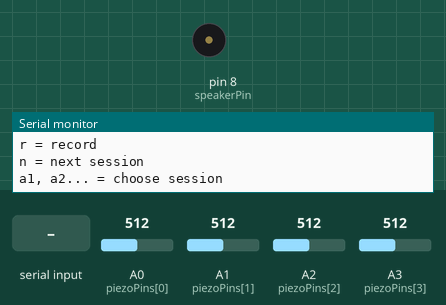
The sketch below on a simulated Arduino Uno, built with avr-gcc and run on an emulated ATmega328P. On the bench: buzzer (waves = sounding), the last lines printed to the serial monitor. The test bench sets the inputs (shaded band); at power-on: A0 (piezoPins[0]) = 512, A1 (piezoPins[1]) = 512, A2 (piezoPins[2]) = 512, A3 (piezoPins[3]) = 512. Random numbers use the default seed unless the sketch sets one.

Above: at 2.2 s.
2.3 s: "r\n" received over Serial
3.8 s: A0 (piezoPins[0]) set to 716
5.3 s: "n\n" received over Serial
6.8 s: "a90\n" received over Serial
8.3 s: A1 (piezoPins[1]) set to 716
9.8 s: A2 (piezoPins[2]) set to 716
At 12.8 s:
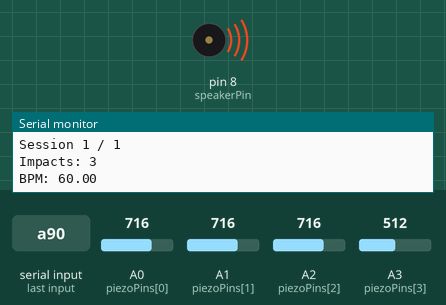
Timing chart, 0 to 13.8 s (numbered marks = the images above; inputs shaded):
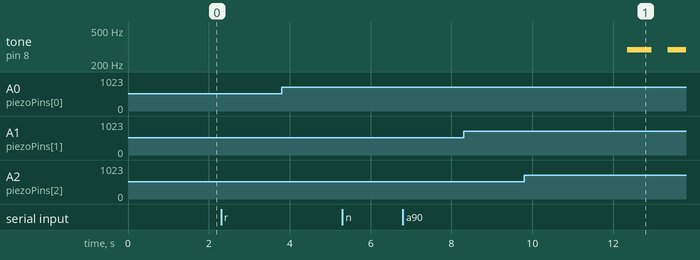

The sketch:

fiberpunk_test_ARCHIVE.ino
```cpp
// -------- INCLUDE NOTES --------
#include "pitches.h"

// -------- PIN SETUP --------
const int piezoPins[] = {A0, A1, A2, A3};
const int numPiezos = 4;

const int speakerPin = 8;

// -------- SENSITIVITY SETTINGS --------
const int deltaThreshold = 3;     // VERY sensitive
const unsigned long debounceTime = 8; // short but stable

// -------- RECORDING SETUP --------
const unsigned long recordDuration = 10000;
unsigned long startTime;

int impactCount = 0;
bool isRecording = false;

// Per-piezo tracking
int lastSensorValue[4] = {0,0,0,0};
int smoothedValue[4]   = {0,0,0,0};
unsigned long lastImpactTime[4] = {0,0,0,0};

// -------- PLAYBACK SETUP --------
unsigned long noteInterval = 500;
unsigned long lastNoteTime = 0;

// -------- ARCHIVE SETUP --------
const int maxSessions = 5;

int sessionImpact[maxSessions];
float sessionBPM[maxSessions];
int sessionScale[maxSessions];

int totalSessions = 0;
int currentSessionIndex = -1;

// -------- SCALES --------
int scalePentatonic[] = { NOTE_C4, NOTE_D4, NOTE_E4, NOTE_G4, NOTE_A4 };
int scaleMinor[] = { NOTE_C4, NOTE_D4, NOTE_DS4, NOTE_F4,
                     NOTE_G4, NOTE_GS4, NOTE_AS4 };
int scaleWholeTone[] = { NOTE_C4, NOTE_D4, NOTE_E4,
                         NOTE_FS4, NOTE_GS4, NOTE_AS4 };

int* currentScale;
int scaleSize = 0;
int lastNoteIndex = 0;

// -----------------------------------

void setup() {

  Serial.begin(9600);
  delay(1000);

  randomSeed(analogRead(A5));

  Serial.println("Rain Archive Ready.");
  Serial.println("Ultra-sensitive mode (stable).");
  Serial.println("r = record");
  Serial.println("n = next session");
  Serial.println("a1, a2... = choose session");

  // Initialize baseline values
  for (int i = 0; i < numPiezos; i++) {
    int initial = analogRead(piezoPins[i]);
    lastSensorValue[i] = initial;
    smoothedValue[i] = initial;
  }
}

// -----------------------------------

void loop() {

  handleSerialInput();

  if (isRecording) {
    recordRain();
  }
  else if (currentSessionIndex >= 0) {
    playGeneratedMusic();
  }
}

// -----------------------------------
// SERIAL INPUT
// -----------------------------------

void handleSerialInput() {

  if (Serial.available() > 0) {

    String input = Serial.readStringUntil('\n');
    input.trim();

    if (input == "r" && !isRecording) {
      startRecording();
    }

    else if (input == "n") {
      loadNextSession();
    }

    else if (input.startsWith("a")) {

      if (input.length() > 1) {

        int requested = input.substring(1).toInt();

        if (requested > 0 && requested <= totalSessions) {
          loadSession(requested - 1);
        }
        else {
          Serial.println("Invalid session number.");
        }
      }
    }
  }
}

// -----------------------------------
// START RECORDING
// -----------------------------------

void startRecording() {

  Serial.println("\n--- Recording New Session ---");

  noTone(speakerPin);
  isRecording = true;
  impactCount = 0;
  startTime = millis();

  for (int i = 0; i < numPiezos; i++) {
    int val = analogRead(piezoPins[i]);
    lastSensorValue[i] = val;
    smoothedValue[i] = val;
    lastImpactTime[i] = 0;
  }
}

// -----------------------------------
// ULTRA-SENSITIVE BUT STABLE DETECTION
// -----------------------------------

void recordRain() {

  unsigned long currentTime = millis();

  if (currentTime - startTime >= recordDuration) {
    finishRecording();
    return;
  }

  for (int i = 0; i < numPiezos; i++) {

    int raw = analogRead(piezoPins[i]);

    // Light smoothing to reduce jitter
    smoothedValue[i] = (smoothedValue[i] * 3 + raw) / 4;

    int delta = raw - smoothedValue[i];

    // Detect sharp positive spike
    if (delta > deltaThreshold &&
        currentTime - lastImpactTime[i] > debounceTime) {

      impactCount++;
      lastImpactTime[i] = currentTime;

      Serial.print("Impact P");
      Serial.print(i);
      Serial.print(" | Strength: ");
      Serial.print(delta);
      Serial.print(" | Total: ");
      Serial.println(impactCount);
    }

    lastSensorValue[i] = raw;
  }
}

// -----------------------------------
// FINISH RECORDING
// -----------------------------------

void finishRecording() {

  isRecording = false;

  float durationSeconds = recordDuration / 1000.0;
  float rawBPM = (impactCount / durationSeconds) * 60.0;
  float scaledBPM = constrain(rawBPM * 0.5, 60, 280);

  if (totalSessions < maxSessions) {

    sessionImpact[totalSessions] = impactCount;
    sessionBPM[totalSessions] = scaledBPM;

    if (scaledBPM < 40) sessionScale[totalSessions] = 0;
    else if (scaledBPM < 100) sessionScale[totalSessions] = 1;
    else sessionScale[totalSessions] = 2;

    totalSessions++;
  }
  else {
    Serial.println("Archive full.");
  }

  Serial.println("\n--- Session Stored ---");
  Serial.print("Total Sessions: ");
  Serial.println(totalSessions);

  currentSessionIndex = totalSessions - 1;
  loadSession(currentSessionIndex);
}

// -----------------------------------
// LOAD NEXT
// -----------------------------------

void loadNextSession() {

  if (totalSessions == 0) {
    Serial.println("No sessions stored.");
    return;
  }

  currentSessionIndex++;
  if (currentSessionIndex >= totalSessions)
    currentSessionIndex = 0;

  loadSession(currentSessionIndex);
}

// -----------------------------------
// LOAD SESSION
// -----------------------------------

void loadSession(int index) {

  float bpm = sessionBPM[index];
  noteInterval = 60000 / bpm;

  int scaleIndex = sessionScale[index];

  if (scaleIndex == 0) {
    currentScale = scalePentatonic;
    scaleSize = 5;
  }
  else if (scaleIndex == 1) {
    currentScale = scaleMinor;
    scaleSize = 7;
  }
  else {
    currentScale = scaleWholeTone;
    scaleSize = 6;
  }

  Serial.println("\n--- Playing Session ---");
  Serial.print("Session ");
  Serial.print(index + 1);
  Serial.print(" / ");
  Serial.println(totalSessions);

  Serial.print("Impacts: ");
  Serial.println(sessionImpact[index]);

  Serial.print("BPM: ");
  Serial.println(bpm);

  lastNoteIndex = 0;
}

// -----------------------------------
// GENERATIVE PLAYBACK
// -----------------------------------

void playGeneratedMusic() {

  unsigned long now = millis();

  if (now - lastNoteTime >= noteInterval) {

    int step = random(-1, 2);
    int newIndex = constrain(lastNoteIndex + step, 0, scaleSize - 1);
    lastNoteIndex = newIndex;

    tone(speakerPin,
         currentScale[newIndex],
         noteInterval * 0.6);

    lastNoteTime = now;
  }
}
```

pitches.h
```cpp
/*************************************************
 * Public Constants
 *************************************************/

#define NOTE_B0  31
#define NOTE_C1  33
#define NOTE_CS1 35
#define NOTE_D1  37
#define NOTE_DS1 39
#define NOTE_E1  41
#define NOTE_F1  44
#define NOTE_FS1 46
#define NOTE_G1  49
#define NOTE_GS1 52
#define NOTE_A1  55
#define NOTE_AS1 58
#define NOTE_B1  62
#define NOTE_C2  65
#define NOTE_CS2 69
#define NOTE_D2  73
#define NOTE_DS2 78
#define NOTE_E2  82
#define NOTE_F2  87
#define NOTE_FS2 93
#define NOTE_G2  98
#define NOTE_GS2 104
#define NOTE_A2  110
#define NOTE_AS2 117
#define NOTE_B2  123
#define NOTE_C3  131
#define NOTE_CS3 139
#define NOTE_D3  147
#define NOTE_DS3 156
#define NOTE_E3  165
#define NOTE_F3  175
#define NOTE_FS3 185
#define NOTE_G3  196
#define NOTE_GS3 208
#define NOTE_A3  220
#define NOTE_AS3 233
#define NOTE_B3  247
#define NOTE_C4  262
#define NOTE_CS4 277
#define NOTE_D4  294
#define NOTE_DS4 311
#define NOTE_E4  330
#define NOTE_F4  349
#define NOTE_FS4 370
#define NOTE_G4  392
#define NOTE_GS4 415
#define NOTE_A4  440
#define NOTE_AS4 466
#define NOTE_B4  494
#define NOTE_C5  523
#define NOTE_CS5 554
#define NOTE_D5  587
#define NOTE_DS5 622
#define NOTE_E5  659
#define NOTE_F5  698
#define NOTE_FS5 740
#define NOTE_G5  784
#define NOTE_GS5 831
#define NOTE_A5  880
#define NOTE_AS5 932
#define NOTE_B5  988
#define NOTE_C6  1047
#define NOTE_CS6 1109
#define NOTE_D6  1175
#define NOTE_DS6 1245
#define NOTE_E6  1319
#define NOTE_F6  1397
#define NOTE_FS6 1480
#define NOTE_G6  1568
#define NOTE_GS6 1661
#define NOTE_A6  1760
#define NOTE_AS6 1865
#define NOTE_B6  1976
#define NOTE_C7  2093
#define NOTE_CS7 2217
#define NOTE_D7  2349
#define NOTE_DS7 2489
#define NOTE_E7  2637
#define NOTE_F7  2794
#define NOTE_FS7 2960
#define NOTE_G7  3136
#define NOTE_GS7 3322
#define NOTE_A7  3520
#define NOTE_AS7 3729
#define NOTE_B7  3951
#define NOTE_C8  4186
#define NOTE_CS8 4435
#define NOTE_D8  4699
#define NOTE_DS8 4978
 
```
